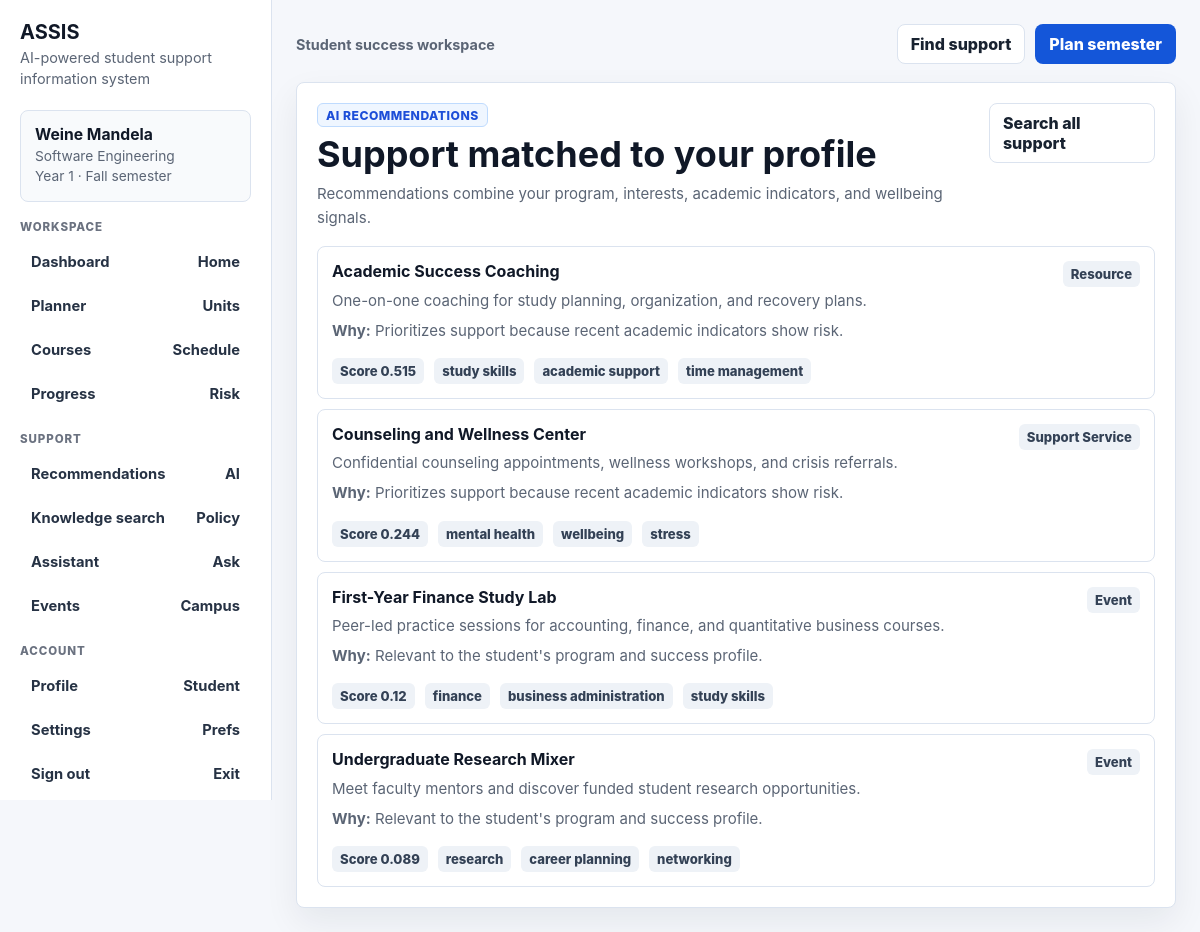
The page /api/ai-recommendations/ (signed in) on the database its author committed.
### api/models.py (models this page shows, shortened)
class StudentProfile(models.Model):
    user = models.OneToOneField(settings.AUTH_USER_MODEL, null=True, blank=True, on_delete=models.CASCADE, related_name="student_profile")
    student_id = models.CharField(max_length=24, unique=True)
    name = models.CharField(max_length=120)
    program = models.CharField(max_length=120)
    year = models.PositiveSmallIntegerField(default=1)
    current_semester = models.CharField(max_length=24, default="Fall")
    interests = models.JSONField(default=list, blank=True)
    gpa = models.DecimalField(max_digits=3, decimal_places=2, default=0)
    attendance = models.PositiveSmallIntegerField(default=0)
    lms_activity = models.PositiveSmallIntegerField(default=0)
    assignments_submitted = models.PositiveSmallIntegerField(default=0)
    recent_grade = models.PositiveSmallIntegerField(default=0)
    wellbeing_score = models.PositiveSmallIntegerField(default=0)
    completed_units = models.PositiveSmallIntegerField(default=0)
    enrolled_units = models.ManyToManyField(Unit, through="StudentUnitEnrollment", related_name="students", blank=True)
    created_at = models.DateTimeField(auto_now_add=True)
    updated_at = models.DateTimeField(auto_now=True)

class SupportItem(models.Model):
    ITEM_TYPES = [
        ("course", "Course"),
        ("resource", "Resource"),
        ("event", "Event"),
        ("support", "Support Service"),
    ]
    item_id = models.CharField(max_length=24, unique=True)
    item_type = models.CharField(max_length=16, choices=ITEM_TYPES)
    title = models.CharField(max_length=160)
    description = models.TextField()
    tags = models.JSONField(default=list, blank=True)
    active = models.BooleanField(default=True)

### api/views.py (the view)
# urls.py: path("ai-recommendations/", ai_recommendations_ui, name="ai_recommendations_ui"),
@login_required(login_url="/login/login/")
def ai_recommendations_ui(request):
    profile = _get_current_profile(request)
    if not profile:
        return redirect("login")
    _seed_support_content()
    data = recommend_for_student(student_id=profile.student_id, limit=8)
    return render(request, "api/ai_recommendations.html", {"profile": profile, "recommendations": data.get("recommendations", [])})

### api/ai/services.py (called while the page is built)
def _student_to_dict(student: StudentProfile) -> dict:
    return {
        "id": student.student_id,
        "student_id": student.student_id,
        "name": student.name,
        "program": student.program,
        "year": student.year,
        "interests": list(student.interests or []),
        "gpa": float(student.gpa),
        "attendance": student.attendance,
        "lms_activity": student.lms_activity,
        "assignments_submitted": student.assignments_submitted,
        "recent_grade": student.recent_grade,
        "wellbeing_score": student.wellbeing_score,
    }

def _support_item_to_dict(item: SupportItem) -> dict:
    return {
        "id": item.item_id,
        "type": item.item_type,
        "title": item.title,
        "description": item.description,
        "tags": list(item.tags or []),
        "active": item.active,
        "category": item.get_item_type_display(),
    }

def find_student(student_id: str | None) -> StudentProfile | None:
    if student_id:
        student = StudentProfile.objects.filter(student_id=student_id).first()
        if student:
            return student
    return StudentProfile.objects.first()

def _recommendation_reason(student: dict, item: dict) -> str:
    matches = sorted(set(student["interests"]) & set(item["tags"]))
    if matches:
        return f"Matches interests in {', '.join(matches)}."
    if student["gpa"] < 2.5 and item["type"] in {"resource", "support"}:
        return "Prioritizes support because recent academic indicators show risk."
    return "Relevant to the student's program and success profile."

### api/ai/text.py (called while the page is built)
def tokenize(text: str) -> list[str]:
    return [token for token in TOKEN_RE.findall(text.lower()) if token not in STOP_WORDS]

def term_vector(text: str) -> Counter:
    return Counter(tokenize(text))

def cosine_similarity(left: Counter, right: Counter) -> float:
    if not left or not right:
        return 0.0
    overlap = set(left) & set(right)
    numerator = sum(left[token] * right[token] for token in overlap)
    left_norm = math.sqrt(sum(value * value for value in left.values()))
    right_norm = math.sqrt(sum(value * value for value in right.values()))
    return numerator / (left_norm * right_norm) if left_norm and right_norm else 0.0

### api/templates/api/ai_recommendations.html (shortened to what this page needs)
{% extends "api/base.html" %}
{% block content %}
  <section class="section">
    <div class="section-header">
      <div>
        <span class="eyebrow">AI recommendations</span>
        <h1 style="margin-top:8px;">Support matched to your profile</h1>
        <p class="meta" style="margin-bottom:0;">Recommendations combine your program, interests, academic indicators, and wellbeing signals.</p>
      </div>
      <a class="btn btn-secondary" href="{% url 'knowledge_search_ui' %}">Search all support</a>
    </div>
    {% if recommendations %}
      <div class="card-list">
        {% for item in recommendations %}
          <div class="card">
            <div class="card-title">
              <div>
                <strong>{{ item.title }}</strong>
                <p class="meta" style="margin:6px 0 0;">{{ item.description }}</p>
              </div>
              <span class="pill">{{ item.category }}</span>
            </div>
            <p class="meta"><strong>Why:</strong> {{ item.reason }}</p>
            <div class="actions">
              <span class="pill">Score {{ item.score }}</span>
              {% for tag in item.tags|slice:":3" %}
                <span class="pill">{{ tag }}</span>
              {% endfor %}
            </div>
          </div>
        {% endfor %}
      </div>
    {% else %}
      <div class="message warning">No recommendations are available yet.</div>
    {% endif %}
  </section>
{% endblock %}

### api/templates/api/base.html (shortened to what this page needs)
<!doctype html>
<html lang="en">
  <head>
  </head>
  <body>
    <div class="app-shell">
      {% block sidebar %}
        <aside class="sidebar">
          <a class="brand" href="{% url 'dashboard' %}">
            <strong>ASSIS</strong>
            <span>AI-powered student support information system</span>
          </a>
          {% if profile %}
            <div class="student-block">
              <strong>{{ profile.name }}</strong>
              <span>{{ profile.program }}</span>
              <span>Year {{ profile.year }} · {{ profile.current_semester }} semester</span>
            </div>
          {% endif %}
          <nav aria-label="Primary navigation">
            <div class="nav-group">
              <p class="nav-label">Workspace</p>
              <ul class="nav-list">
                <li class="nav-item"><a href="{% url 'dashboard' %}">Dashboard <span>Home</span></a></li>
                <li class="nav-item"><a href="{% url 'choose_classes' %}">Planner <span>Units</span></a></li>
                <li class="nav-item"><a href="{% url 'my_courses_ui' %}">Courses <span>Schedule</span></a></li>
                <li class="nav-item"><a href="{% url 'academic_analytics_ui' %}">Progress <span>Risk</span></a></li>
              </ul>
            </div>
            <div class="nav-group">
              <p class="nav-label">Support</p>
              <ul class="nav-list">
                <li class="nav-item"><a href="{% url 'ai_recommendations_ui' %}">Recommendations <span>AI</span></a></li>
                <li class="nav-item"><a href="{% url 'knowledge_search_ui' %}">Knowledge search <span>Policy</span></a></li>
                <li class="nav-item"><a href="{% url 'ai_assistant_ui' %}">Assistant <span>Ask</span></a></li>
                <li class="nav-item"><a href="{% url 'events_ui' %}">Events <span>Campus</span></a></li>
              </ul>
            </div>
            <div class="nav-group">
              <p class="nav-label">Account</p>
              <ul class="nav-list">
                <li class="nav-item"><a href="{% url 'my_profile_ui' %}">Profile <span>Student</span></a></li>
                <li class="nav-item"><a href="{% url 'settings_ui' %}">Settings <span>Prefs</span></a></li>
                {% if request.user.is_authenticated %}
                  <li class="nav-item"><a href="{% url 'logout' %}">Sign out <span>Exit</span></a></li>
                {% endif %}
              </ul>
            </div>
          </nav>
        </aside>
      {% endblock %}
      <div class="workspace">
        <header class="topbar">
          <div class="topbar-title">Student success workspace</div>
          <div class="actions">
            <a class="btn btn-secondary" href="{% url 'knowledge_search_ui' %}">Find support</a>
            <a class="btn btn-primary" href="{% url 'choose_classes' %}">Plan semester</a>
          </div>
        </header>
        <main class="main">
          {% block content %}{% endblock %}
        </main>
      </div>
    </div>
  </body>
</html>

### api/templates/api/base.html (style rules this page uses)
:root { color-scheme: light; --bg: #f5f7fb; --surface: #ffffff; --surface-soft: #f8fafc; --text: #101827; --muted: #5b6575; --line: #dbe3ef; --brand: #1456d9; --brand-dark: #0f3f9e; --success: #047857; --warning: #a16207; --danger: #b42318; --shadow: 0 14px 34px rgba(16, 24, 39, 0.07); }
* { box-sizing: border-box; }
body { margin: 0; min-width: 320px; font-family: Inter, ui-sans-serif, system-ui, -apple-system, BlinkMacSystemFont, "Segoe UI", sans-serif; background: var(--bg); color: var(--text); }
a { color: inherit; text-decoration: none; }
h1, h2, h3, p { margin-top: 0; }
h1 { font-size: clamp(1.75rem, 3vw, 2.45rem); line-height: 1.08; margin-bottom: 8px; }
.app-shell { min-height: 100vh; display: grid; grid-template-columns: 272px minmax(0, 1fr); }
.sidebar { position: sticky; top: 0; height: 100vh; overflow-y: auto; border-right: 1px solid var(--line); background: #ffffff; padding: 20px; }
.brand { display: grid; gap: 4px; margin-bottom: 20px; }
.brand strong { font-size: 1.25rem; letter-spacing: 0; }
.brand span { color: var(--muted); font-size: 0.9rem; line-height: 1.45; }
.student-block { border: 1px solid var(--line); border-radius: 8px; background: var(--surface-soft); padding: 14px; margin-bottom: 18px; }
.student-block strong { display: block; font-size: 0.98rem; margin-bottom: 3px; }
.student-block span { display: block; color: var(--muted); font-size: 0.86rem; line-height: 1.45; }
.nav-group { margin-top: 18px; }
.nav-label { margin: 0 0 8px; color: #6b7280; font-size: 0.72rem; font-weight: 800; letter-spacing: 0.08em; text-transform: uppercase; }
.nav-list { list-style: none; display: grid; gap: 4px; padding: 0; margin: 0; }
.nav-item a { display: flex; align-items: center; justify-content: space-between; min-height: 40px; padding: 10px 11px; border-radius: 8px; color: #263244; font-weight: 700; font-size: 0.92rem; }
.workspace { min-width: 0; padding: 24px; }
.topbar { display: flex; align-items: center; justify-content: space-between; gap: 16px; max-width: 1180px; margin: 0 auto 18px; }
.topbar-title { color: var(--muted); font-weight: 700; font-size: 0.9rem; }
.main { max-width: 1180px; margin: 0 auto; display: grid; gap: 16px; }
.section { background: var(--surface); border: 1px solid var(--line); border-radius: 8px; padding: 20px; box-shadow: var(--shadow); }
.section-header { display: flex; justify-content: space-between; align-items: flex-start; gap: 16px; margin-bottom: 16px; }
.meta { color: var(--muted); font-size: 0.94rem; line-height: 1.6; }
.eyebrow { display: inline-flex; align-items: center; min-height: 24px; padding: 3px 8px; border-radius: 6px; border: 1px solid #bfdbfe; background: #eff6ff; color: #1d4ed8; font-size: 0.76rem; font-weight: 800; text-transform: uppercase; letter-spacing: 0.04em; }
.pill { display: inline-flex; align-items: center; justify-content: center; min-height: 26px; padding: 4px 8px; border-radius: 6px; background: #eef2f7; color: #334155; font-size: 0.82rem; font-weight: 800; white-space: nowrap; }
.btn { display: inline-flex; align-items: center; justify-content: center; min-height: 40px; gap: 8px; padding: 9px 13px; border-radius: 8px; border: 1px solid transparent; background: #ffffff; color: #182230; font-weight: 800; cursor: pointer; }
.btn-primary { background: var(--brand); color: #ffffff; }
.btn-secondary { border-color: var(--line); }
.card-list { display: grid; gap: 10px; }
.card { border: 1px solid var(--line); border-radius: 8px; padding: 14px; background: #ffffff; }
.card-title { display: flex; justify-content: space-between; align-items: flex-start; gap: 10px; margin-bottom: 6px; }
.card-title strong { line-height: 1.35; }
.actions { display: flex; gap: 10px; flex-wrap: wrap; align-items: center; }

### rows shown on the page
StudentProfile: name "Weine Mandela", program "Software Engineering", year "1", current_semester "Fall"
SupportItem: title "Academic Success Coaching", description "One-on-one coaching for study planning, organization, and recovery plans."
SupportItem: title "Counseling and Wellness Center", description "Confidential counseling appointments, wellness workshops, and crisis referrals."
SupportItem: title "First-Year Finance Study Lab", description "Peer-led practice sessions for accounting, finance, and quantitative business courses."
SupportItem: title "Undergraduate Research Mixer", description "Meet faculty mentors and discover funded student research opportunities."

### other values the page prints
{{ item.category }} "Resource" "Support Service" "Event" "Event"
{{ item.reason }} "Prioritizes support because recent academic indicators show risk." "Prioritizes support because recent academic indicators show risk." "Relevant to the student's program and success profile." "Relevant to the student's program and success profile."
{{ item.score }} "0.515" "0.244" "0.12" "0.089"
{{ tag }} "study skills" "academic support" "time management" "mental health" "wellbeing" "stress" "finance" "business administration" "study skills" "research" "career planning" "networking"
